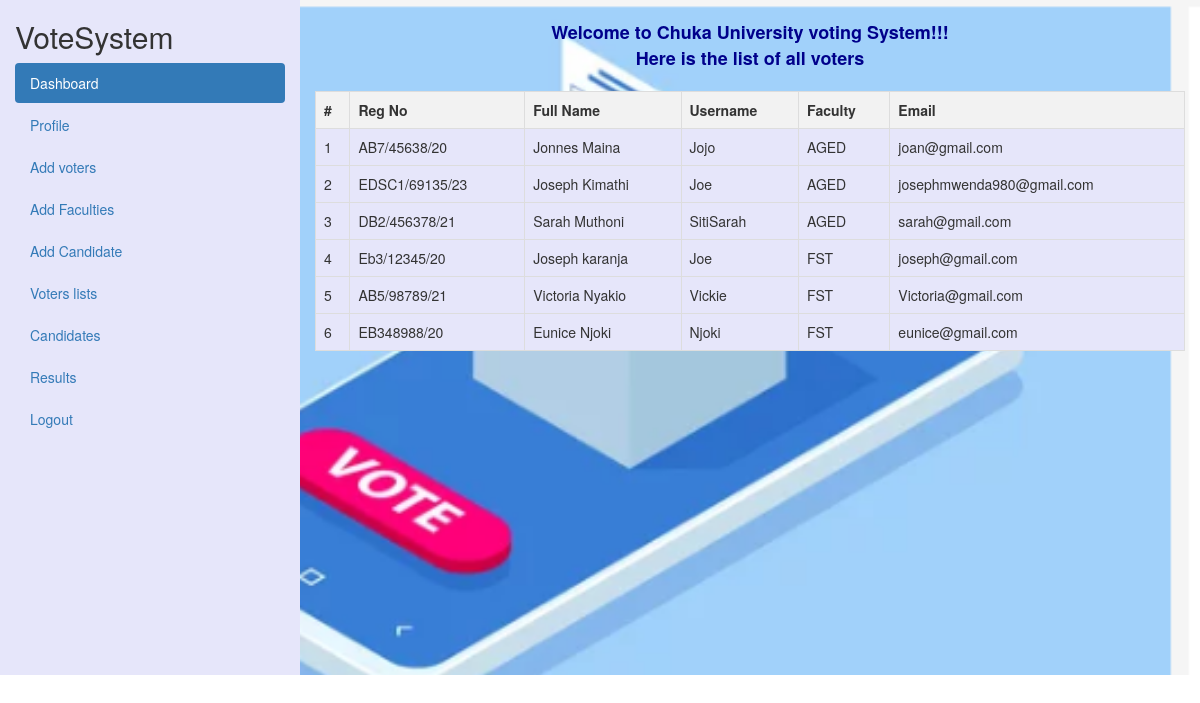
The app's page /admin/voterslist.php with its own data.
### tables this page shows
CREATE TABLE `student` (
  `id` int(255) NOT NULL,
  `regno` varchar(255) NOT NULL,
  `fullname` varchar(255) NOT NULL,
  `username` varchar(255) NOT NULL,
  `faculty` varchar(255) NOT NULL,
  `email` varchar(255) NOT NULL,
  `password` int(255) NOT NULL,
  `profile_image` varchar(255) NOT NULL,
  `voted_candidate_no` varchar(255) NOT NULL
);

### admin/voterslist.php (the view, shortened to what this page needs)
<!DOCTYPE html>
<html lang="en">
<head>
    <link rel="stylesheet" href="https://maxcdn.bootstrapcdn.com/bootstrap/3.4.1/css/bootstrap.min.css">
    <link rel="stylesheet" href="https://cdnjs.cloudflare.com/ajax/libs/font-awesome/4.7.0/css/font-awesome.min.css">
</head>
<body>
    <div class="container-fluid" style=" width: 100%;">
        <div class="row content">
            <div class="col-sm-3 sidenav hidden-xs">
                <h2>VoteSystem</h2>
                <ul class="nav nav-pills nav-stacked">
                    <li class="active"><a href="admindashboard.php">Dashboard</a></li>
                    <li><a href="adminprofile.php">Profile</a></li>
                    <li><a href="addvoters.php">Add voters</a></li>
                    <li><a href="addelection.php">Add Faculties </a></li>
                    <li><a href="addcandidate.php">Add Candidate</a></li>
                    <li><a href="voterslist.php">Voters lists</a></li>
                    <li><a href="editcandidates.php">Candidates</a></li>
                    <li><a href="results.php">Results</a></li>
                    <li><a href="index.php">Logout</a></li>
                </ul><br>
            </div>
            <br>
            <div class="col-sm-9">
                <div style="text-align: center;">
                    <p style="font-weight:bolder; font-size:18px; color:darkblue;">Welcome to Chuka University
                        voting System!!! <br><span>Here is the list of all voters</span>
                    </p>
                </div>
                <?php
                $dbhost = "localhost";
                $dbuser = "root";
                $dbpass = "";
                $dbname = "votingsystem";
                if (!$conn = mysqli_connect($dbhost, $dbuser, $dbpass, $dbname)) {
                    die ("failed to connect!");
                }
                $sql = "SELECT regno, fullname, username, faculty, email FROM student ORDER BY faculty";
                $result = $conn->query($sql);
                if ($result->num_rows > 0) {
                    echo "<table>
            <tr>
                <th>#</th>
                <th>Reg No</th>
                <th>Full Name</th>
                <th>Username</th>
                <th>Faculty</th>
                <th>Email</th>
            </tr>";
                    $counter = 1;
                    while ($row = $result->fetch_assoc()) {
                        echo "<tr>
                <td>{$counter}</td>
                <td>{$row['regno']}</td>
                <td>{$row['fullname']}</td>
                <td>{$row['username']}</td>
                <td>{$row['faculty']}</td>
                <td>{$row['email']}</td>
            </tr>";
                        $counter++;
                    }
                    echo "</table>";
                } else {
                    echo "No records found";
                }
                ?>
            </div>
        </div>
    </div>
</body>
</html>

### admin/voterslist.php (style rules this page uses)
.row.content { height: 675px }
.sidenav { background-color: lavender; height: 100%; }
.container-fluid { background-image: url("assets/img/scr7.png"); background-size: cover; }
table { width: 100%; border-collapse: collapse; margin-top: 20px; }
table, th, td { border: 1px solid #ddd; background-color: lavender; }
th, td { padding: 8px; text-align: left; }
th { background-color: #f2f2f2; }

### records on screen
student: regno "AB7/45638/20", fullname "Jonnes Maina", username "Jojo", faculty "AGED", email "joan@gmail.com"
student: regno "EDSC1/69135/23", fullname "Joseph Kimathi", username "Joe", faculty "AGED", email "josephmwenda980@gmail.com"
student: regno "DB2/456378/21", fullname "Sarah Muthoni", username "SitiSarah", faculty "AGED", email "sarah@gmail.com"
student: regno "Eb3/12345/20", fullname "Joseph karanja", username "Joe", faculty "FST", email "joseph@gmail.com"
student: regno "AB5/98789/21", fullname "Victoria Nyakio", username "Vickie", faculty "FST", email "Victoria@gmail.com"
student: regno "EB348988/20", fullname "Eunice Njoki", username "Njoki", faculty "FST", email "eunice@gmail.com"
